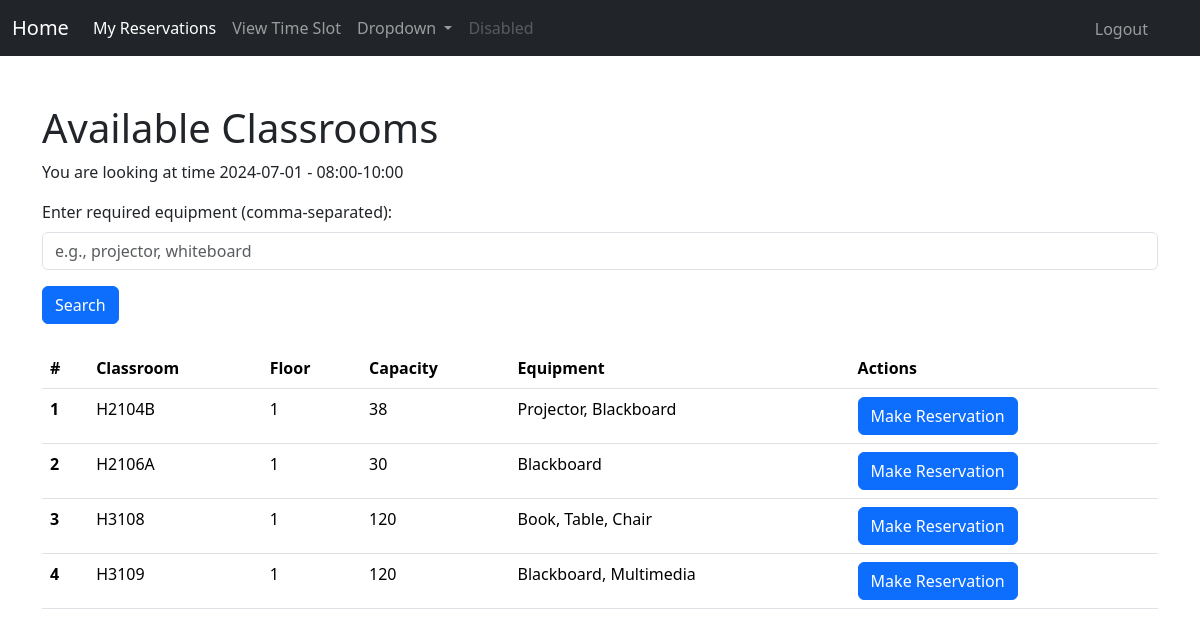
The page /reservation/time/3/ (signed in) on the database its author committed.
### reservation/models.py (models this page shows, shortened)
class Time(models.Model):
    date = models.DateField()
    time_slot = models.CharField(max_length=50)
    def __str__(self):
        return f"{self.date} - {self.time_slot}"

class Classroom(models.Model):
    classroom_id = models.CharField(max_length=20, primary_key=True)
    floor = models.IntegerField(default=0)
    capacity = models.IntegerField(default=0)
    equipment = models.JSONField()
    is_meeting_room = models.BooleanField(default=False)  # New field to indicate meeting rooms

### reservation/views.py (the view)
# urls.py: path("time/<int:time_id>/", views.time_slot_detail, name="time_slot_detail"), # (/reservation)/time/2/
@login_required
def time_slot_detail(request, time_id):
    time = get_object_or_404(Time, pk=time_id)
    user_profile = request.user.profile
    equipment_query = request.GET.get('equipment', '')
    required_equipment = [e.strip() for e in equipment_query.split(',')] if equipment_query else []
    classrooms = Classroom_info_by_time_slot.objects.filter(time=time_id, availibility=True)
    if required_equipment:
        classrooms_with_required_equipment = [
            classroom_info.classroom for classroom_info in classrooms
            if all(equip in classroom_info.classroom.equipment for equip in required_equipment)
        ]
    else:
        classrooms_with_required_equipment = [classroom_info.classroom for classroom_info in classrooms]
    if user_profile.user_type == 'student':
        classrooms_with_required_equipment = [
            classroom for classroom in classrooms_with_required_equipment
            if not classroom.is_meeting_room
        ]
    for classroom_info in classrooms_with_required_equipment:
        equipment_list = classroom_info.equipment
        cleaned_equipment = ", ".join(equipment_list).replace("[", "").replace("]", "").replace("'", "")
        classroom_info.equipment = cleaned_equipment
    context = {
        'classrooms_with_required_equipment': classrooms_with_required_equipment,
        'time': time,
        'user_id': request.user.id,
    }
    return render(request, 'reservation/time_slot_detail.html', context)

### reservation/templates/reservation/time_slot_detail.html (shortened to what this page needs)
<!-- {% load static %}
{% load static %}
<!DOCTYPE html>
<html lang="en">
<head>
    <link rel="stylesheet" href="{% static 'plugins/bootstrap-5.3.3-dist/css/bootstrap.min.css' %}">
</head>
<body>
    <nav class="navbar navbar-expand-lg navbar-dark bg-dark">
        <div class="container-fluid">
            <a class="navbar-brand" href="/user/{{user_id}}/profile">Home</a>
            <div class="collapse navbar-collapse" id="navbarSupportedContent">
                <ul class="navbar-nav me-auto mb-2 mb-lg-0">
                    <li class="nav-item">
                        <a class="nav-link active" aria-current="page" href="/reservation/user/{{ user_id }}">My Reservations</a>
                    </li>
                    <li class="nav-item">
                        <a class="nav-link" href="/reservation/time/">View Time Slot</a>
                    </li>
                    <li class="nav-item dropdown">
                        <a class="nav-link dropdown-toggle" href="#" role="button" data-bs-toggle="dropdown" aria-expanded="false">
                            Dropdown
                        </a>
                    </li>
                    <li class="nav-item">
                        <a class="nav-link disabled" aria-disabled="true">Disabled</a>
                    </li>
                </ul>
                <ul class="navbar-nav mb-2 mb-lg-0" style="margin-right: 40px;">
                    {% if user.is_authenticated %}
                        <li class="nav-item">
                            <form id="logout-form" action="{% url 'logout' %}" method="post" style="display: inline;">
                                <button type="submit" class="btn btn-link nav-link" style="display: inline; padding: 0; border: none; background: none;">Logout</button>
                            </form>
                        </li>
                    {% else %}
                        <li class="nav-item">
                            <a class="nav-link" href="{% url 'login' %}">Login</a>
                        </li>
                    {% endif %}
                </ul>
            </div>
        </div>
    </nav>
    <div class="container mt-5">
        <h1>Available Classrooms</h1>
        <p>You are looking at time {{ time }}</p>
        <form method="get" action="{% url 'reservation:time_slot_detail' time.id %}">
            <div class="mb-3">
                <label for="equipment" class="form-label">Enter required equipment (comma-separated):</label>
                <input type="text" class="form-control" id="equipment" name="equipment" placeholder="e.g., projector, whiteboard">
            </div>
            <button type="submit" class="btn btn-primary">Search</button>
        </form>
        <table class="table mt-4">
            <thead>
                <tr>
                    <th scope="col">#</th>
                    <th scope="col">Classroom</th>
                    <th scope="col">Floor</th>
                    <th scope="col">Capacity</th>
                    <th scope="col">Equipment</th>
                    <th scope="col">Actions</th>
                </tr>
            </thead>
            <tbody>
                {% for classroom in classrooms_with_required_equipment %}
                <tr>
                    <th scope="row">{{ forloop.counter }}</th>
                    <td>{{ classroom.classroom_id }}</td>
                    <td>{{ classroom.floor }}</td>
                    <td>{{ classroom.capacity }}</td>
                    <td>{{ classroom.equipment }}</td>
                    <td>
                        <form action="{% url 'reservation:make_reservation' classroom.classroom_id time.id %}" method="post">
                            <button type="submit" class="btn btn-primary">Make Reservation</button>
                        </form>
                    </td>
                </tr>
                {% endfor %}
            </tbody>
        </table>
    </div>
</body>
</html>

### rows shown on the page
Time: date+time_slot "2024-07-01 - 08:00-10:00"
Classroom: classroom_id "H2104B", floor "1", capacity "38", equipment "Projector, Blackboard"
Classroom: classroom_id "H2106A", floor "1", capacity "30", equipment "Blackboard"
Classroom: classroom_id "H3108", floor "1", capacity "120", equipment "Book, Table, Chair"
Classroom: classroom_id "H3109", floor "1", capacity "120", equipment "Blackboard, Multimedia"
